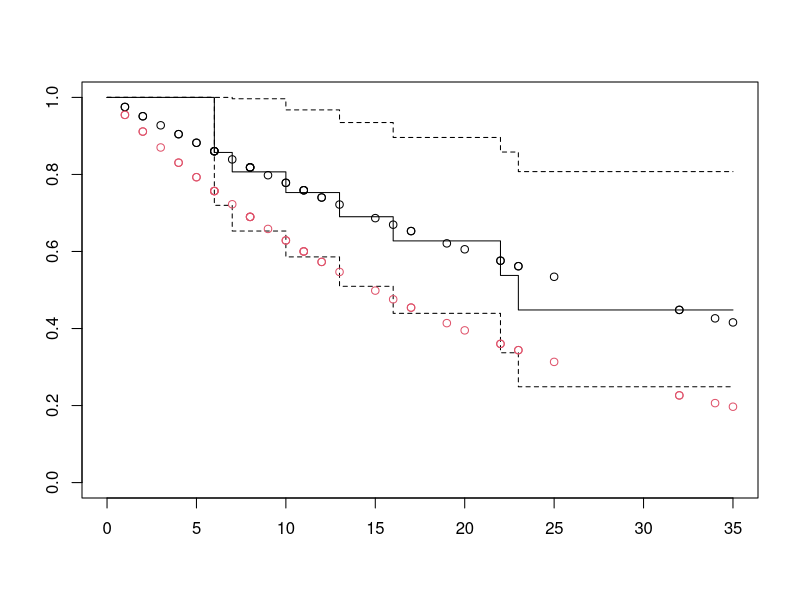

R code for this plot:
## ---- chunk 1
knitr::opts_chunk$set(
    echo = TRUE,
    warning = FALSE,
    message = FALSE)
## ---- chunk 2
library("dplyr")
library("survival")
## ---- chunk 3
leuk <- read.csv("526/leuk.csv")
head(leuk)
## ---- chunk 4
# sort the dataframe
leuk[order(leuk$time[leuk$trt == 1], decreasing = FALSE), ]
## ---- chunk 5
sum(leuk$time[leuk$trt == 1])
summary(survfit(Surv(time, status) ~ trt, data = leuk))

surv.exp <- survreg(Surv(time, status) ~ trt, leuk, dist = "exp")
predict(surv.exp, data.frame(trt = 7), type = "respons", se.fit = TRUE)

plot(survfit(Surv(time, status) ~ trt, leuk)[2])
points(leuk$time, exp(-exp(log(leuk$time) - sum(surv.exp$coef))))
points(leuk$time, exp(-exp(log(leuk$time) - (sum(surv.exp$coef) - (0.218 + 0.398)))), col = 2)

s7 <- exp(-exp(log(7) - sum(surv.exp$coefficients)))
lbs7 <- exp(-exp((log(7) - (sum(surv.exp$coefficients) - (0.218 + 0.398)))))
s7 - lbs7
-lgamma(10)
-log(factorial(9))
